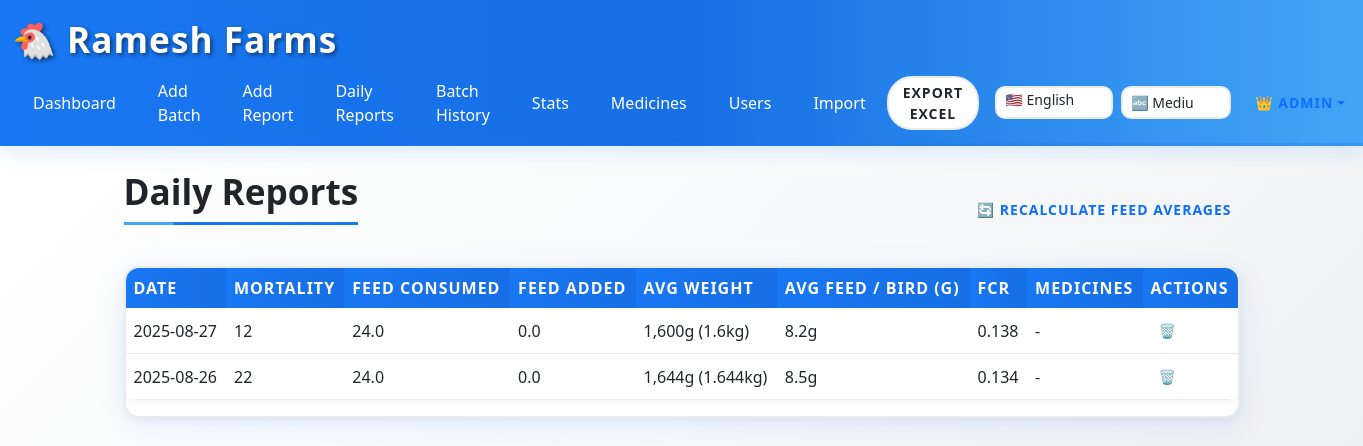
Page /daywise (signed in) on the earlier database version.
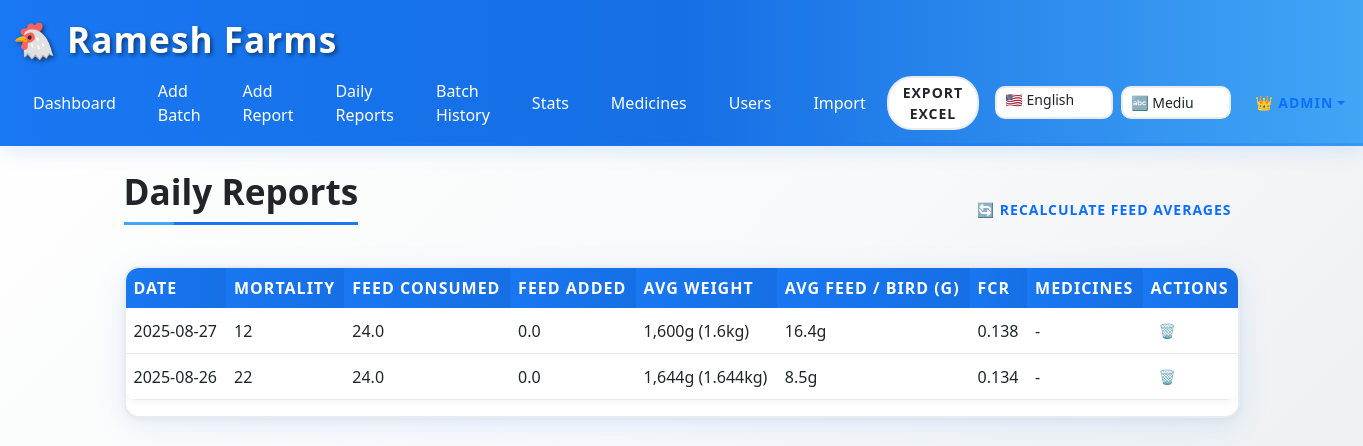
Same page on the later database version.
### app.py (models this page shows)
class Daily(db.Model):
    id = db.Column(db.Integer, primary_key=True)
    cycle_id = db.Column(db.Integer)
    entry_date = db.Column(db.String(20))
    mortality = db.Column(db.Integer, default=0)
    feed_bags_consumed = db.Column(db.Float, default=0.0)
    feed_bags_added = db.Column(db.Float, default=0.0)
    avg_weight = db.Column(db.Float, default=0.0)      # kg
    avg_feed_per_bird_g = db.Column(db.Float, default=0.0)
    fcr = db.Column(db.Float, default=0.0)
    medicines = db.Column(db.String(250), default="")

### app.py (the view)
@app.route('/daywise')
@login_required
def daywise():
    cycle = get_active_cycle()
    if not cycle:
        return redirect(url_for('setup'))
    rows = Daily.query.filter_by(cycle_id=cycle.id).order_by(Daily.entry_date.desc()).all()
    return render_template('daywise.html', rows=rows, cycle=cycle)

### app.py (called while the page is built)
def login_required(f):
    @wraps(f)
    def decorated_function(*args, **kwargs):
        if 'user_id' not in session:
            return redirect(url_for('login'))
        return f(*args, **kwargs)
    return decorated_function

def get_active_cycle():
    return Cycle.query.filter_by(status='active').order_by(Cycle.id.desc()).first()

### templates/daywise.html
{% extends 'base.html' %}
{% block content %}
<div class="d-flex justify-content-between align-items-center mb-3">
  <h2 data-i18n="daywise_title">Daywise Entries</h2>
  {% if session.role == 'admin' %}
  <form method="POST" action="{{ url_for('recalculate_feed_averages') }}" style="display: inline;">
    <button type="submit" class="btn btn-sm btn-outline-primary" onclick="return confirm('Recalculate all average feed per bird values? This will overwrite existing values.')">
      🔄 Recalculate Feed Averages
    </button>
  </form>
  {% endif %}
</div>
<div class="card">
  <div class="table-responsive">
    <table class="table table-hover">
      <thead>
        <tr>
          <th data-i18n="table_date">Date</th>
          <th data-i18n="table_mortality">Mortality</th>
          <th data-i18n="table_feed_consumed">Feed Consumed</th>
          <th data-i18n="table_feed_added">Feed Added</th>
          <th data-i18n="table_avg_weight">Avg Weight</th>
          <th data-i18n="avg_feed_per_bird">Avg Feed/Bird</th>
          <th data-i18n="table_fcr">FCR</th>
          <th data-i18n="table_medicines">Medicines</th>
          {% if session.role == 'admin' %}
          <th>Actions</th>
          {% endif %}
        </tr>
      </thead>
      <tbody>
        {% for r in rows %}
          <tr>
            <td>{{ r.entry_date }}</td>
            <td>{{ r.mortality }}</td>
            <td>{{ r.feed_bags_consumed }}</td>
            <td>{{ r.feed_bags_added }}</td>
            <td>{{ "{:,.0f}".format(r.avg_weight * 1000) }}g ({{ r.avg_weight }}kg)</td>
            <td>{{ "{:,.1f}".format(r.avg_feed_per_bird_g) }}g</td>
            <td>{{ r.fcr }}</td>
            <td>{{ r.medicines or '-' }}</td>
            {% if session.role == 'admin' %}
            <td>
              <form method="POST" action="{{ url_for('delete_daily', entry_id=r.id) }}" style="display: inline;"
                    onsubmit="return confirm('Are you sure you want to delete this entry? This action cannot be undone.')">
                <button type="submit" class="btn btn-sm btn-outline-danger" title="Delete Entry">
                  🗑️
                </button>
              </form>
            </td>
            {% endif %}
          </tr>
        {% else %}
          <tr>
            <td colspan="{% if session.role == 'admin' %}9{% else %}8{% endif %}" class="text-center" data-i18n="no_entries">No entries found</td>
          </tr>
        {% endfor %}
      </tbody>
    </table>
  </div>
</div>
{% endblock %}

### templates/base.html (shortened to what this page needs)
<!doctype html>
<html lang="en">
  <head>
    <link href="https://cdn.jsdelivr.net/npm/bootstrap@5.3.0/dist/css/bootstrap.min.css" rel="stylesheet">
    <link rel="stylesheet" href="{{ url_for('static', filename='style.css') }}">
  </head>
  <body>
    <nav class="navbar navbar-expand-lg">
      <div class="container-fluid">
        <a class="navbar-brand chicken-icon" href="{{ url_for('dashboard') }}" data-i18n="app_title">Ramesh Farms</a>
        <div class="collapse navbar-collapse" id="navmenu">
          <ul class="navbar-nav me-auto mb-2 mb-lg-0">
            <li class="nav-item"><a class="nav-link" href="{{ url_for('dashboard') }}" data-i18n="nav_dashboard">Dashboard</a></li>
            {% if session.role == 'admin' %}
            <li class="nav-item"><a class="nav-link" href="{{ url_for('setup') }}" data-i18n="nav_setup">Setup</a></li>
            {% endif %}
            <li class="nav-item"><a class="nav-link" href="{{ url_for('daily') }}" data-i18n="nav_daily">Daily</a></li>
            <li class="nav-item"><a class="nav-link" href="{{ url_for('daywise') }}" data-i18n="nav_daywise">Daywise</a></li>
            <li class="nav-item"><a class="nav-link" href="{{ url_for('cycle_history') }}" data-i18n="nav_cycle_history">Cycle History</a></li>
            <li class="nav-item"><a class="nav-link" href="{{ url_for('stats') }}" data-i18n="nav_stats">Stats</a></li>
            <li class="nav-item"><a class="nav-link" href="{{ url_for('medicines') }}" data-i18n="nav_meds">Medicines</a></li>
            {% if session.role == 'admin' %}
            <li class="nav-item"><a class="nav-link" href="{{ url_for('users') }}" data-i18n="nav_users">Users</a></li>
            <li class="nav-item"><a class="nav-link" href="{{ url_for('import_data') }}" data-i18n="nav_import">Import</a></li>
            {% endif %}
          </ul>
          <div class="d-flex align-items-center">
            {% if session.role == 'admin' %}
            <a href="{{ url_for('export') }}" class="btn btn-outline-secondary btn-sm me-3" data-i18n="export_excel">Export Excel</a>
            {% endif %}
            <select id="langSelect" class="form-select form-select-sm me-2" style="width:130px;">
              <option value="en">🇺🇸 English</option>
            </select>
            <select id="fontSizeSelect" class="form-select form-select-sm me-3" style="width:110px;" title="Font Size">
              <option value="medium" selected data-i18n="font_size_medium">🔤 Medium</option>
            </select>
            <div class="dropdown">
              <button class="btn btn-outline-primary btn-sm dropdown-toggle" type="button" data-bs-toggle="dropdown">
                {% if session.role == 'admin' %}👑{% else %}👤{% endif %} {{ session.username }}
              </button>
            </div>
          </div>
        </div>
      </div>
    </nav>
    <main class="container my-4"> {% block content %}{% endblock %} </main>
  </body>
</html>

Differences in the rows shown:
changed Daily (number 1 of 2 on the later page): avg_feed_per_bird_g "8.2" → "16.4"
